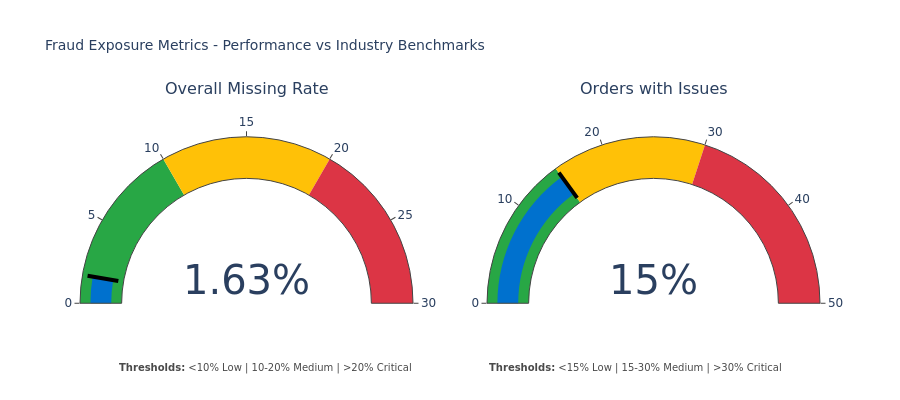

The notebook cell this image was saved under:
### Code cell
# Fraud metrics visualization with context
fig = make_subplots(
    rows=1, cols=2,
    specs=[[{'type': 'indicator'}, {'type': 'indicator'}]],
    subplot_titles=['Overall Missing Rate', 'Orders with Issues']
)

fig.add_trace(
    go.Indicator(
        mode='gauge+number',
        value=overall_missing_rate,
        number={'suffix': '%', 'font': {'size': 40}},
        gauge={
            'axis': {'range': [0, 30]},
            'bar': {'color': PROJECT_THEME['walmart_blue']},
            'steps': [
                {'range': [0, 10], 'color': PROJECT_THEME['risk_colors']['Low']},
                {'range': [10, 20], 'color': PROJECT_THEME['risk_colors']['Medium']},
                {'range': [20, 30], 'color': PROJECT_THEME['risk_colors']['Critical']}
            ],
            'threshold': {
                'line': {'color': 'black', 'width': 4},
                'thickness': 0.75,
                'value': overall_missing_rate
            }
        }
    ),
    row=1, col=1
)

fig.add_trace(
    go.Indicator(
        mode='gauge+number',
        value=pct_orders_with_missing,
        number={'suffix': '%', 'font': {'size': 40}},
        gauge={
            'axis': {'range': [0, 50]},
            'bar': {'color': PROJECT_THEME['walmart_blue']},
            'steps': [
                {'range': [0, 15], 'color': PROJECT_THEME['risk_colors']['Low']},
                {'range': [15, 30], 'color': PROJECT_THEME['risk_colors']['Medium']},
                {'range': [30, 50], 'color': PROJECT_THEME['risk_colors']['Critical']}
            ],
            'threshold': {
                'line': {'color': 'black', 'width': 4},
                'thickness': 0.75,
                'value': pct_orders_with_missing
            }
        }
    ),
    row=1, col=2
)

# Add annotations explaining thresholds
fig.add_annotation(
    text='<b>Thresholds:</b> <10% Low | 10-20% Medium | >20% Critical',
    xref='paper', yref='paper',
    x=0.25, y=-0.15,
    showarrow=False,
    font=dict(size=10, color=PROJECT_THEME['neutral_gray']),
    xanchor='center'
)

fig.add_annotation(
    text='<b>Thresholds:</b> <15% Low | 15-30% Medium | >30% Critical',
    xref='paper', yref='paper',
    x=0.75, y=-0.15,
    showarrow=False,
    font=dict(size=10, color=PROJECT_THEME['neutral_gray']),
    xanchor='center'
)

fig.update_layout(
    title='Fraud Exposure Metrics - Performance vs Industry Benchmarks',
    height=400,
    margin=dict(b=60)
)

fig = apply_project_theme(fig)
fig.show()

### Figure 1 — Plotly figure (JSON) as saved in the notebook; plotly's stock layout.template omitted (floating-point values rounded to 4 significant figures)
{"data": [{"domain": {"x": [0, 0.45], "y": [0, 1]}, "gauge": {"axis": {"range": [0, 30]}, "bar": {"color": "#0071CE"}, "steps": [{"color": "#28A745", "range": [0, 10]}, {"color": "#FFC107", "range": [10, 20]}, {"color": "#DC3545", "range": [20, 30]}], "threshold": {"line": {"color": "black", "width": 4}, "thickness": 0.75, "value": 1.635}}, "mode": "gauge+number", "number": {"font": {"size": 40}, "suffix": "%"}, "type": "indicator", "value": 1.635}, {"domain": {"x": [0.55, 1], "y": [0, 1]}, "gauge": {"axis": {"range": [0, 50]}, "bar": {"color": "#0071CE"}, "steps": [{"color": "#28A745", "range": [0, 15]}, {"color": "#FFC107", "range": [15, 30]}, {"color": "#DC3545", "range": [30, 50]}], "threshold": {"line": {"color": "black", "width": 4}, "thickness": 0.75, "value": 15.02}}, "mode": "gauge+number", "number": {"font": {"size": 40}, "suffix": "%"}, "type": "indicator", "value": 15.02}], "layout": {"annotations": [{"font": {"size": 16}, "showarrow": false, "text": "Overall Missing Rate", "x": 0.225, "xanchor": "center", "xref": "paper", "y": 1, "yanchor": "bottom", "yref": "paper"}, {"font": {"size": 16}, "showarrow": false, "text": "Orders with Issues", "x": 0.775, "xanchor": "center", "xref": "paper", "y": 1, "yanchor": "bottom", "yref": "paper"}, {"font": {"color": "#4A4A4A", "size": 10}, "showarrow": false, "text": "<b>Thresholds:</b> <10% Low | 10-20% Medium | >20% Critical", "x": 0.25, "xanchor": "center", "xref": "paper", "y": -0.15, "yref": "paper"}, {"font": {"color": "#4A4A4A", "size": 10}, "showarrow": false, "text": "<b>Thresholds:</b> <15% Low | 15-30% Medium | >30% Critical", "x": 0.75, "xanchor": "center", "xref": "paper", "y": -0.15, "yref": "paper"}], "font": {"family": "DejaVu Sans, Arial, sans-serif", "size": 12}, "height": 400, "hoverlabel": {"bgcolor": "white", "font": {"family": "DejaVu Sans, Arial, sans-serif", "size": 10}}, "margin": {"b": 60}, "paper_bgcolor": "white", "plot_bgcolor": "rgba(248, 249, 250, 0.5)", "title": {"font": {"size": 14}, "text": "Fraud Exposure Metrics - Performance vs Industry Benchmarks"}, "xaxis": {"gridcolor": "rgba(128, 128, 128, 0.2)", "gridwidth": 1, "showgrid": true, "tickfont": {"size": 10}}, "yaxis": {"gridcolor": "rgba(128, 128, 128, 0.2)", "gridwidth": 1, "showgrid": true, "tickfont": {"size": 10}}}}
